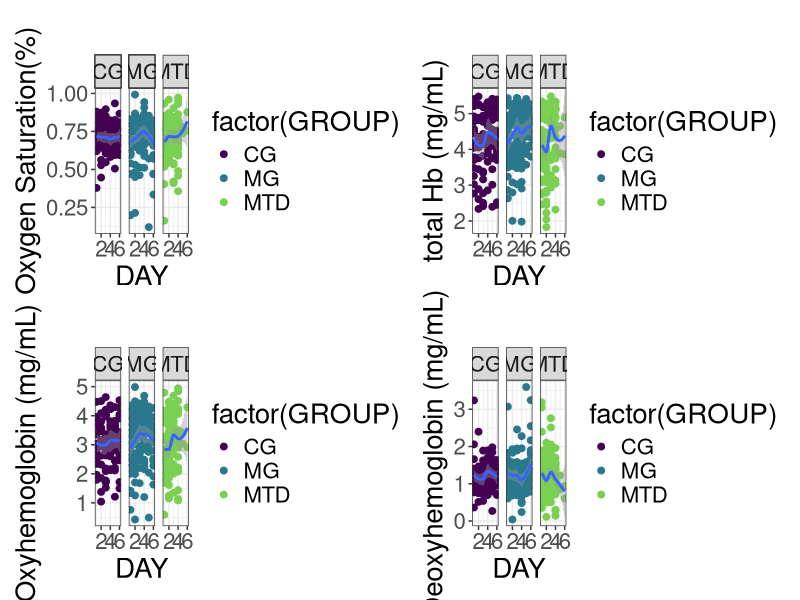
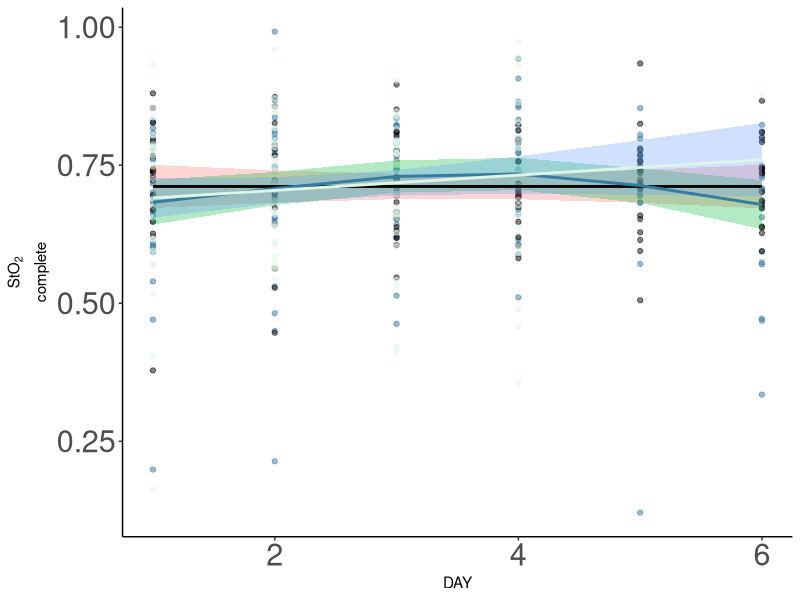
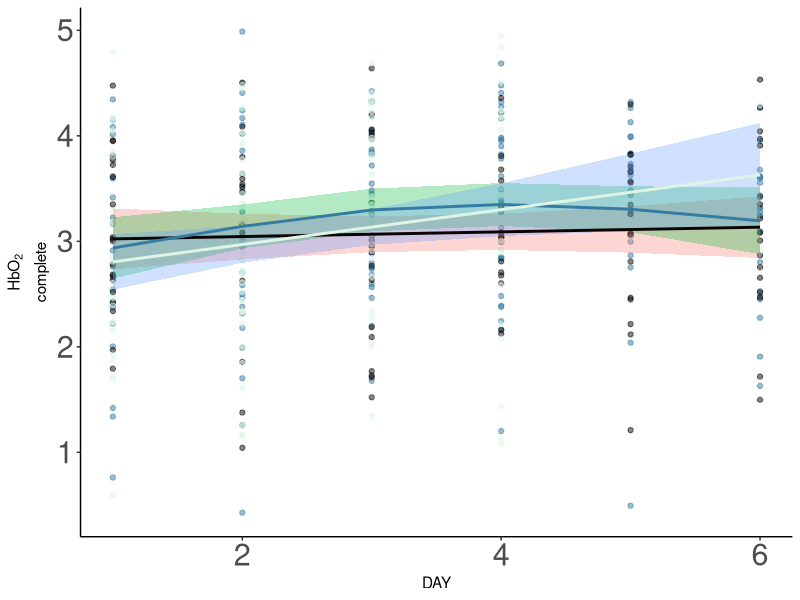
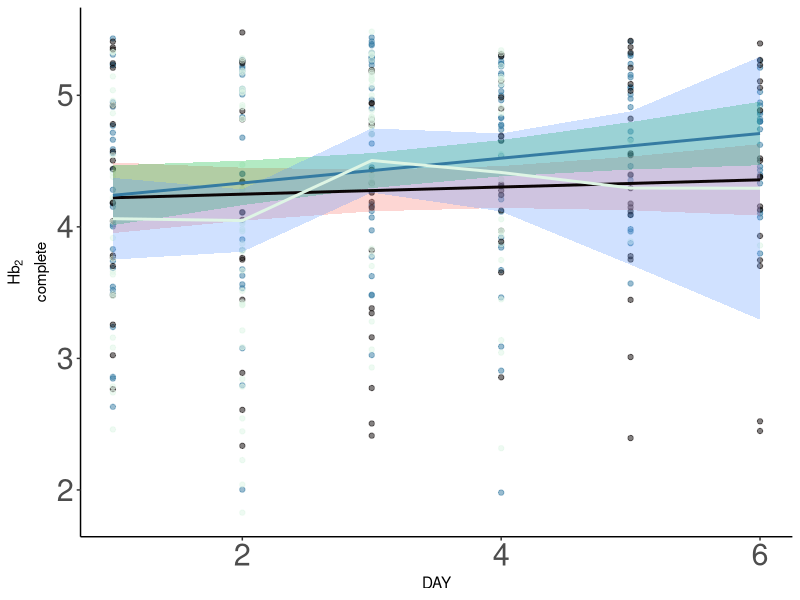
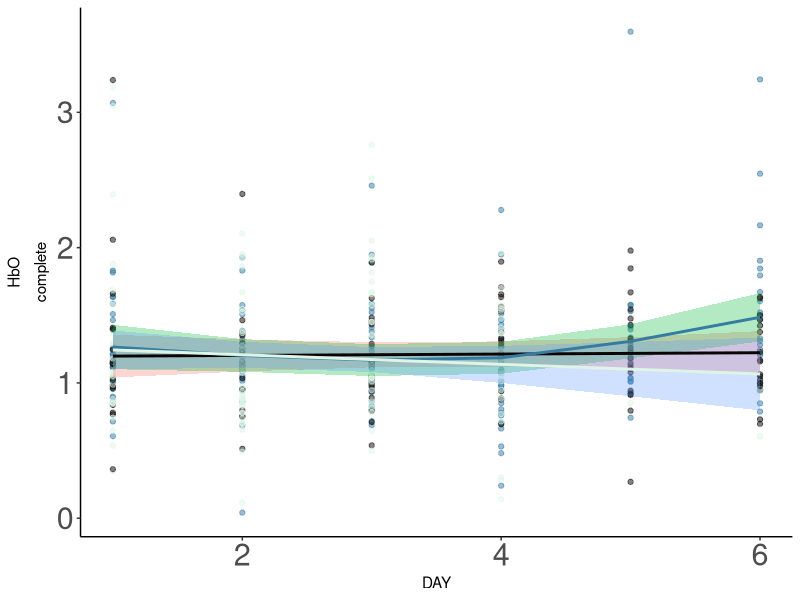

R code for these plots, in order:
## ---- chunk 1
library(readr)
library(multcomp)
library(here)
library(scales)
library(viridis)
library(nlme)
library(patchwork)
library(ggplot2)
library(mgcv)
library(tidyverse)

## ---- chunk 2
data1 <- read.csv(here("data","Extraction_merged_2018_2020_2021_cohorts_v1.csv"))

data1$GROUP<-as.factor(data1$GROUP)
data1$HBO2<-(data1$HB*data1$STO2)
data1$HBO2_SD<-data1$HB_SD*data1$STO2
data1$HBO<-data1$HB*(1-data1$STO2)
data1$HBO_SD<-data1$HB_SD*(1-data1$STO2)


## ---- chunk 3
#StO2 plot per week per group with means ****best one****
pd=position_dodge(0.2)

p1<-ggplot(data1,aes(x=DAY, y=STO2))+theme_bw()+
  theme(text=element_text(size=20))+
  geom_point(aes(color=factor(GROUP)), position=pd, size=2)+
  geom_smooth()+
  # stat_summary(aes(group=GROUP,
  #                  color=factor(GROUP)
  #                  ), 
  #              fun=mean, 
  #              geom="line",
  #              linetype=1, 
  #              size=1.5,
  #              show.legend=FALSE
  #              )+
  scale_color_viridis_d(end = 0.8)+
  labs(title='',y="Oxygen Saturation(%)")+
  facet_wrap(~GROUP,ncol=5)

#Hb plot
p2<-ggplot(data1,aes(x=DAY, y=HB))+theme_bw()+
  theme(text=element_text(size=20))+
  geom_point(aes(color=factor(GROUP)), position=pd, size=2)+
    geom_smooth()+
  # stat_summary(aes(group=GROUP,
  #                  color=factor(GROUP)
  #                  ), 
  #              fun=mean, 
  #              geom="line",
  #              linetype=1, 
  #              size=1.5,
  #              show.legend=FALSE)+
  scale_color_viridis_d(end = 0.8)+
  labs(title='',y="total Hb (mg/mL)")+
  facet_wrap(~GROUP,ncol=5)

#HbO2 plot
p3<-ggplot(data1,aes(x=DAY, y=HBO2))+theme_bw()+
  theme(text=element_text(size=20))+
  geom_point(aes(color=factor(GROUP)), position=pd, size=2)+
  geom_smooth()+
  # stat_summary(aes(group=GROUP,
  #                  color=factor(GROUP)
  #                  ), 
  #              fun=mean, 
  #              geom="line",
  #              linetype=1, 
  #              size=1.5,
  #              show.legend=FALSE)+
  scale_color_viridis_d(end = 0.8)+
  labs(title='',y="Oxyhemoglobin (mg/mL)")+
  facet_wrap(~GROUP,ncol=5)

#HbO plot

p4<-ggplot(data1,aes(x=DAY, y=HBO))+theme_bw()+
  theme(text=element_text(size=20))+
  geom_point(aes(color=factor(GROUP)), position=pd, size=2)+
  geom_smooth()+
  # stat_summary(aes(group=GROUP,
  #                  color=factor(GROUP)
  #                  ), 
  #              fun=mean, 
  #              geom="line",
  #              linetype=1, 
  #              size=1.5,
  #              show.legend=FALSE)+
  scale_color_viridis_d(end = 0.8)+
  labs(title='',y="Deoxyhemoglobin (mg/mL)")+
  facet_wrap(~GROUP,ncol=5)

p1+p2+p3+p4
## ---- chunk 4
StO2_gam <- gam(STO2 ~ GROUP+s(DAY, by = GROUP, k = 6),
            method='REML',
            data  = data1)

#creates a dataframe using the length of the covariates for the GAM
gam_predict_StO2 <- expand_grid(Group = factor(c("CG", "MG","MTD")),
                         Day = seq(0, 6, by = 1),
                         subject=factor(data1$ID))

gam_predict_StO2<-data1[,1:4]


gam_predict_StO2<-gam_predict_StO2%>%
    mutate(fit = predict(StO2_gam,gam_predict_StO2,se.fit = TRUE,type='response')$fit,
           se.fit = predict(StO2_gam, gam_predict_StO2,se.fit = TRUE,type='response')$se.fit)


#plot model

#plot smooths and confidence interval for GAM
GAM_StO2_plot<-ggplot(data=data1, aes(x=DAY, y=STO2, group=GROUP)) +
    geom_point(aes(color=GROUP),size=1.5,alpha=0.5,show.legend = FALSE)+
  geom_ribbon(aes( x=DAY,ymin=(fit - 2*se.fit), 
                   ymax=(fit + 2*se.fit),
                   fill=GROUP
                   ),
              alpha=0.3,
              data=gam_predict_StO2,
            show.legend=FALSE,
                inherit.aes=FALSE) +
  geom_line(aes(y=fit,
                color=GROUP),
              size=1,
            data=gam_predict_StO2,
              show.legend = FALSE)+
  #facet_wrap(~Group)+
  labs(y=expression(atop(StO[2],'complete')))+
    scale_x_continuous(breaks=c(0,2,4,6))+
      theme_classic()+
  theme(
    axis.text=element_text(size=22)
  )+
  scale_color_viridis_d(option="mako")

GAM_StO2_plot
## ---- chunk 5
HbO2_gam <- gam(HBO2 ~ GROUP+s(DAY, by = GROUP, k = 6),
            method='REML',
            data  = data1)

#creates a dataframe using the length of the covariates for the GAM
gam_predict_HbO2 <- expand_grid(Group = factor(c("CG", "MG","MTD")),
                         Day = seq(0, 6, by = 1),
                         subject=factor(data1$ID))

gam_predict_HbO2<-data1[,1:4]


gam_predict_HbO2<-gam_predict_HbO2%>%
    mutate(fit = predict(HbO2_gam,gam_predict_HbO2,se.fit = TRUE,type='response')$fit,
           se.fit = predict(HbO2_gam, gam_predict_HbO2,se.fit = TRUE,type='response')$se.fit)


#plot model

#plot smooths and confidence interval for GAM
GAM_HbO2_plot<-ggplot(data=data1, aes(x=DAY, y=HBO2, group=GROUP)) +
    geom_point(aes(color=GROUP),size=1.5,alpha=0.5,show.legend = FALSE)+
  geom_ribbon(aes( x=DAY,ymin=(fit - 2*se.fit), 
                   ymax=(fit + 2*se.fit),
                   fill=GROUP
                   ),
              alpha=0.3,
              data=gam_predict_HbO2,
            show.legend=FALSE,
                inherit.aes=FALSE) +
  geom_line(aes(y=fit,
                color=GROUP),
              size=1,
            data=gam_predict_HbO2,
              show.legend = FALSE)+
  #facet_wrap(~Group)+
  labs(y=expression(atop(HbO[2],'complete')))+
    scale_x_continuous(breaks=c(0,2,4,6))+
      theme_classic()+
  theme(
    axis.text=element_text(size=22)
  )+
  scale_color_viridis_d(option="mako")

GAM_HbO2_plot
## ---- chunk 6
Hb_gam <- gam(HB ~ GROUP+s(DAY, by = GROUP, k = 6),
            method='REML',
            data  = data1)

#creates a dataframe using the length of the covariates for the GAM
gam_predict_Hb <- expand_grid(Group = factor(c("CG", "MG","MTD")),
                         Day = seq(0, 6, by = 1),
                         subject=factor(data1$ID))

gam_predict_Hb<-data1[,1:4]


gam_predict_Hb<-gam_predict_HbO2%>%
    mutate(fit = predict(Hb_gam,gam_predict_Hb,se.fit = TRUE,type='response')$fit,
           se.fit = predict(Hb_gam, gam_predict_Hb,se.fit = TRUE,type='response')$se.fit)


#plot model

#plot smooths and confidence interval for GAM
GAM_HbO2_plot<-ggplot(data=data1, aes(x=DAY, y=HB, group=GROUP)) +
    geom_point(aes(color=GROUP),size=1.5,alpha=0.5,show.legend = FALSE)+
  geom_ribbon(aes( x=DAY,ymin=(fit - 2*se.fit), 
                   ymax=(fit + 2*se.fit),
                   fill=GROUP
                   ),
              alpha=0.3,
              data=gam_predict_Hb,
            show.legend=FALSE,
                inherit.aes=FALSE) +
  geom_line(aes(y=fit,
                color=GROUP),
              size=1,
            data=gam_predict_Hb,
              show.legend = FALSE)+
  #facet_wrap(~Group)+
  labs(y=expression(atop(Hb[2],'complete')))+
    scale_x_continuous(breaks=c(0,2,4,6))+
      theme_classic()+
  theme(
    axis.text=element_text(size=22)
  )+
  scale_color_viridis_d(option="mako")

GAM_HbO2_plot
## ---- chunk 7
HbO_gam <- gam(HBO ~ GROUP+s(DAY, by = GROUP, k = 6),
            method='REML',
            data  = data1)

#creates a dataframe using the length of the covariates for the GAM
gam_predict_HbO <- expand_grid(Group = factor(c("CG", "MG","MTD")),
                         Day = seq(0, 6, by = 1),
                         subject=factor(data1$ID))

gam_predict_HbO<-data1[,1:4]


gam_predict_HbO<-gam_predict_HbO2%>%
    mutate(fit = predict(HbO_gam,gam_predict_HbO,se.fit = TRUE,type='response')$fit,
           se.fit = predict(HbO_gam, gam_predict_HbO,se.fit = TRUE,type='response')$se.fit)


#plot model

#plot smooths and confidence interval for GAM
GAM_HbO_plot<-ggplot(data=data1, aes(x=DAY, y=HBO, group=GROUP)) +
    geom_point(aes(color=GROUP),size=1.5,alpha=0.5,show.legend = FALSE)+
  geom_ribbon(aes( x=DAY,ymin=(fit - 2*se.fit), 
                   ymax=(fit + 2*se.fit),
                   fill=GROUP
                   ),
              alpha=0.3,
              data=gam_predict_HbO,
            show.legend=FALSE,
                inherit.aes=FALSE) +
  geom_line(aes(y=fit,
                color=GROUP),
              size=1,
            data=gam_predict_HbO,
              show.legend = FALSE)+
  #facet_wrap(~Group)+
  labs(y=expression(atop(HbO,'complete')))+
    scale_x_continuous(breaks=c(0,2,4,6))+
      theme_classic()+
  theme(
    axis.text=element_text(size=22)
  )+
  scale_color_viridis_d(option="mako")

GAM_HbO_plot
